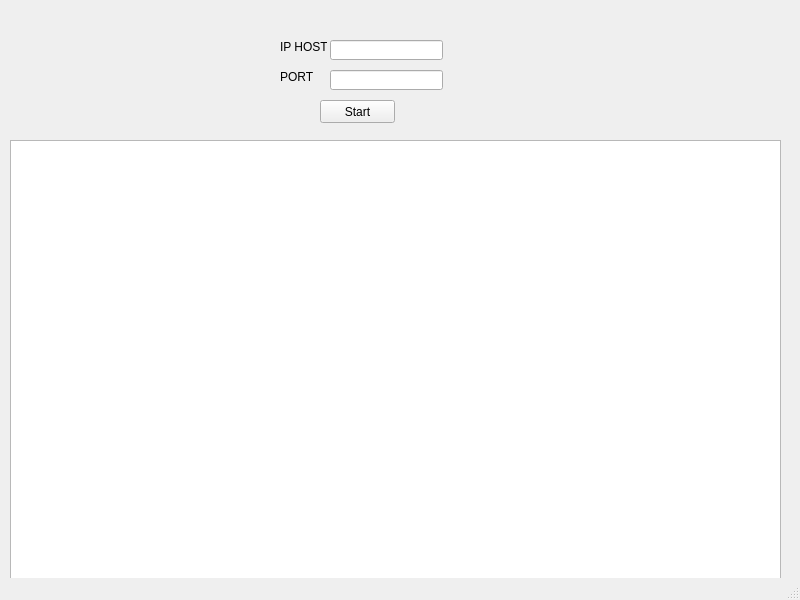
<?xml version="1.0" encoding="UTF-8"?>
<ui version="4.0">
 <class>MainWindow</class>
 <widget class="QMainWindow" name="MainWindow">
  <property name="geometry">
   <rect>
    <x>0</x>
    <y>0</y>
    <width>800</width>
    <height>600</height>
   </rect>
  </property>
  <property name="windowTitle">
   <string>Server</string>
  </property>
  <widget class="QWidget" name="centralwidget">
   <widget class="QLineEdit" name="lineEdit">
    <property name="geometry">
     <rect>
      <x>330</x>
      <y>40</y>
      <width>113</width>
      <height>20</height>
     </rect>
    </property>
   </widget>
   <widget class="QLineEdit" name="lineEdit_2">
    <property name="geometry">
     <rect>
      <x>330</x>
      <y>70</y>
      <width>113</width>
      <height>20</height>
     </rect>
    </property>
   </widget>
   <widget class="QLabel" name="label">
    <property name="geometry">
     <rect>
      <x>280</x>
      <y>40</y>
      <width>47</width>
      <height>13</height>
     </rect>
    </property>
    <property name="text">
     <string>IP HOST</string>
    </property>
   </widget>
   <widget class="QLabel" name="label_2">
    <property name="geometry">
     <rect>
      <x>280</x>
      <y>70</y>
      <width>47</width>
      <height>13</height>
     </rect>
    </property>
    <property name="text">
     <string>PORT</string>
    </property>
   </widget>
   <widget class="QPushButton" name="pushButton">
    <property name="geometry">
     <rect>
      <x>320</x>
      <y>100</y>
      <width>75</width>
      <height>23</height>
     </rect>
    </property>
    <property name="text">
     <string>Start</string>
    </property>
   </widget>
   <widget class="QTextBrowser" name="textBrowser">
    <property name="geometry">
     <rect>
      <x>10</x>
      <y>140</y>
      <width>771</width>
      <height>441</height>
     </rect>
    </property>
   </widget>
  </widget>
  <widget class="QStatusBar" name="statusbar"/>
 </widget>
 <resources/>
 <connections/>
</ui>
